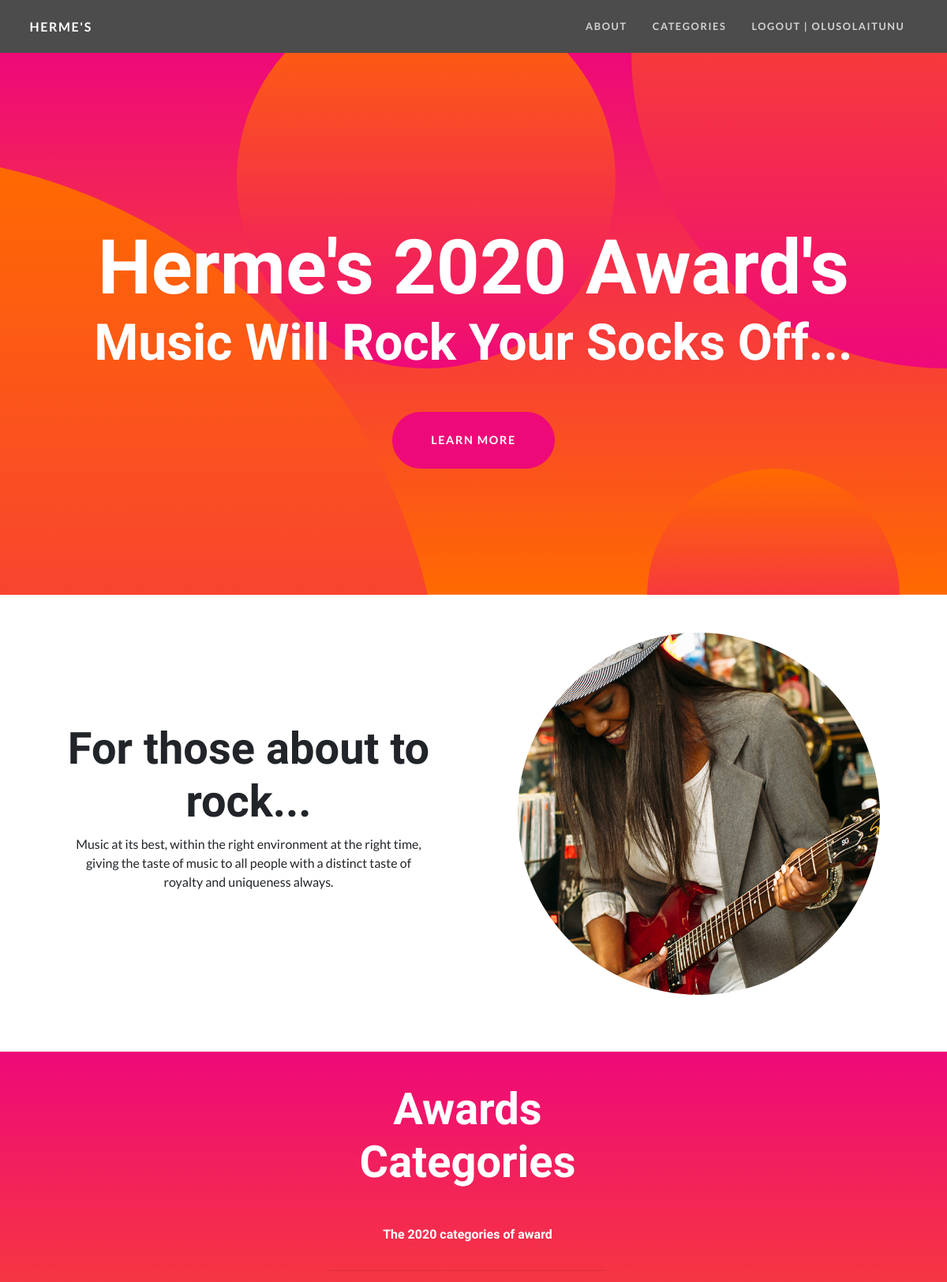
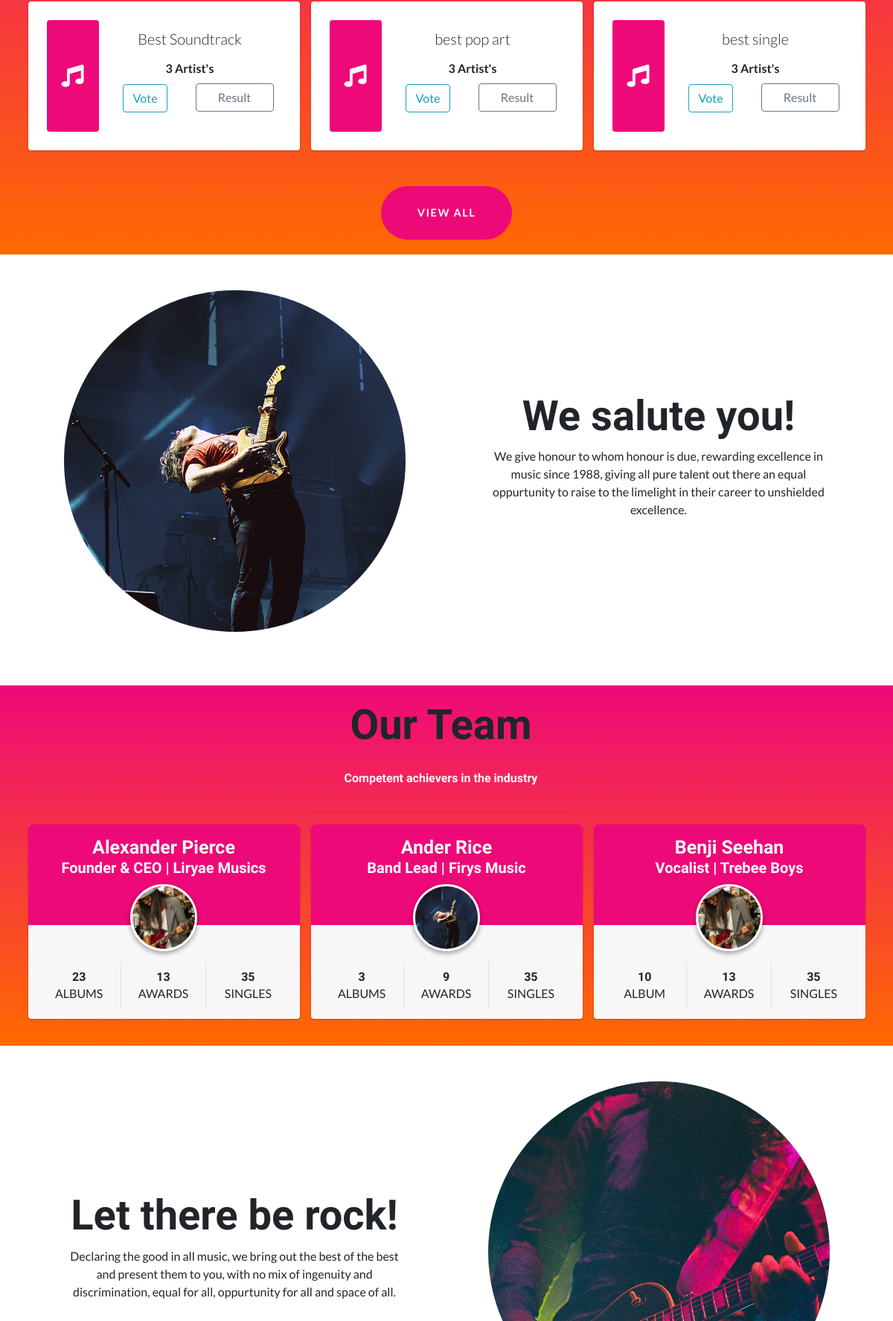
The app's page / (signed in, upper part) with its own data (2 pictures, top to bottom).
### voteapp/models.py (models this page shows, shortened)
class Award(models.Model):
    award_name = models.CharField(max_length=200, blank=True, null=True)
    artistNum = models.IntegerField(default=0)
    created_date = models.DateTimeField()

### voteapp/views.py (the view)
# urls.py: 2. Add a URL to urlpatterns:  path('', views.home, name='home')
def home(request):
    voted = request.POST.get('username')
    award = Award.objects.all()[:3]
    voted = Voted.objects.filter(userVoted=request.user.username)
    userVoted = request.POST.get('userVoted')
    print(userVoted)
    artnum = 2
    context = {
        'award': award,
        'artnum': artnum,
        'voted': voted,
    }
    print(voted)
    return render(request,  "index.html", context)

### templates/index.html (shortened to what this page needs)
{% extends "base.html" %}
{% load static %}
{% block content %}
  <header class="masthead text-center text-white">
    <div class="masthead-content">
      <div class="container">
        <h1 class="masthead-heading mb-0">Herme's 2020 Award's</h1>
        <h2 class="masthead-subheading mb-0">Music Will Rock Your Socks Off...</h2>
        <a href="{% url "About" %}" class="btn btn-primary btn-xl rounded-pill mt-5">Learn More</a>
      </div>
    </div>
    <div class="bg-circle-1 bg-circle"></div>
    <div class="bg-circle-2 bg-circle"></div>
    <div class="bg-circle-3 bg-circle"></div>
    <div class="bg-circle-4 bg-circle"></div>
  </header>
  <section>
    <div class="container">
      <div class="row align-items-center">
        <div class="col-lg-6 order-lg-2">
          <div class="p-5">
            <img class="img-fluid rounded-circle" src="{% static "img/01.jpg" %}" alt="">
          </div>
        </div>
        <div class="col-lg-6 order-lg-1 text-center">
          <div class="p-5">
            <h2 class="display-4">For those about to rock...</h2>
            <p>Music at its best, within the right environment at the right time, giving the taste of music to all people with a distinct taste of royalty and uniqueness always.</p>
          </div>
        </div>
      </div>
    </div>
  </section>
  <br>
 <div class="awards-section  container-fluid text-center">
  <div class="row container-fluid">
    <br>
    <div class="col-md-4 col-sm-6 col-12"></div>
    <div class="col-md-4 col-sm-6 col-12">
      <h2 class="display-4 text-center"> Awards Categories</h2>
      <h6 class=" text-center">The 2020 categories of award</h6>
      <div class="container">
        <hr>
      </div>
    </div>
    <div class="col-md-4 col-sm-6 col-12"></div>
  </div>
  <div class="container">
  <div class="row ">
    {% for item in award %}
    <div class="col-md-4 col-sm-6 col-12" style="height: 200px">
      <div class="info-box" style="height: 200px">
        <span class="info-box-icon bg-primary"><i class="fas fa-music"></i></span>
        <div class="info-box-content" style="line-height: 40px">
          <span class="info-box-text lead">{{ item.award_name }}</span>
          <span class="info-box-number">{{ item.artistNum }} Artist'{{ item.artistNum | pluralize }}</span>
          <span class="row">
            <div class="col-md-6 col-sm-6 col-12 pb-2">
              {% if user.is_authenticated %}
                  {% if voted|length > 0 %}
                    <a href="#"><button type="button" class="btn btn-block btn-md btn-outline-info">Vote</button></a>
                  {% else %}
                  <form method="POST">
                    <a href="/{{item.id}}" type="submit"><button type="button" class="btn btn-block btn-md btn-outline-info">Vote</button></a>
                  </form>
                  {% endif %}
              {% else %}
                <a href="{% url "login" %}"><button type="button" class="btn btn-block btn-md btn-outline-info">Vote</button></a>
              {% endif %}
            </div>
            <div class="col-md-6 col-sm-6 col-12">
              {% if user.is_authenticated %}
                <a href="{% url "Results" award_id=item.id %}"><button type="button" class="btn btn-block btn-outline-secondary">Result</button></a>
              {% else %}
                <a href="{% url "login" %}"><button type="button" class="btn btn-block btn-md btn-outline-info">Result</button></a>
              {% endif %}
            </div>
          </span>
        </div>
      </div>
    </div>
    {% endfor %}
  </div>
  </div>
  <a href="{% url "Categories" %}" class="btn btn-primary btn-xl rounded-pill mt-5">View All</a>
 </div>
  <section>
    <div class="container">
      <div class="row align-items-center">
        <div class="col-lg-6 ">
          <div class="p-5">
            <img class="img-fluid rounded-circle" src="{% static "img/02.jpg" %}" alt="">
          </div>
        </div>
        <div class="col-lg-6 text-center">
          <div class="p-5">
            <h2 class="display-4">We salute you!</h2>
            <p>We give honour to whom honour is due, rewarding excellence in music since 1988, giving all pure talent out there an equal oppurtunity to raise to the limelight in their career to unshielded excellence.</p>
          </div>
        </div>
      </div>
    </div>
  </section>
  <br>
  <div class="our-team container-fluid">
    <div class="row container-fluid">
      <br>
      <div class="col-md-4 col-sm-6 col-12"></div>
      <div class="col-md-4 col-sm-6 col-12">
        <h2 class="display-4 text-center"> Our  Team</h2>
        <h6 class=" text-center">Competent achievers in the industry</h6>
        <div class="container">
          <hr>
        </div>
      </div>
      <div class="col-md-4 col-sm-6 col-12"></div>
    </div>
    <div class="container">
    <div class="row">
      <div class="col-md-4">
        <div class="card card-widget widget-user" >
          <div class="widget-user-header bg-primary">
            <h3 class="widget-user-username">Alexander Pierce</h3>
            <h5 class="widget-user-desc">Founder &amp; CEO | Liryae Musics </h5>
          </div>
          <div class="widget-user-image">
            <img class="img-circle elevation-2" src="{% static "img/01.jpg" %}" alt="User Avatar">
          </div>
          <div class="card-footer">
            <div class="row">
              <div class="col-sm-4 border-right">
                <div class="description-block">
                  <h5 class="description-header">23</h5>
                  <span class="description-text">Albums</span>
                </div>
              </div>
              <div class="col-sm-4 border-right">
                <div class="description-block">
                  <h5 class="description-header">13</h5>
                  <span class="description-text">Awards</span>
                </div>
              </div>
              <div class="col-sm-4">
                <div class="description-block">
                  <h5 class="description-header">35</h5>
                  <span class="description-text">Singles</span>
                </div>
              </div>
            </div>
          </div>
        </div>
      </div>
      <div class="col-md-4">
        <div class="card card-widget widget-user">
          <div class="widget-user-header bg-primary">
            <h3 class="widget-user-username">Ander Rice</h3>
            <h5 class="widget-user-desc">Band Lead | Firys Music</h5>
          </div>
          <div class="widget-user-image">
            <img class="img-circle elevation-2" src="{% static "img/02.jpg" %}" alt="User Avatar">
          </div>
          <div class="card-footer">
            <div class="row">
              <div class="col-sm-4 border-right">
                <div class="description-block">
                  <h5 class="description-header">3</h5>
                  <span class="description-text">Albums</span>
                </div>
              </div>
              <div class="col-sm-4 border-right">
                <div class="description-block">
                  <h5 class="description-header">9</h5>
                  <span class="description-text">Awards</span>
                </div>
              </div>
              <div class="col-sm-4">
                <div class="description-block">
                  <h5 class="description-header">35</h5>
                  <span class="description-text">Singles</span>
                </div>
              </div>
            </div>
          </div>
        </div>
      </div>
      <div class="col-md-4">
        <div class="card card-widget widget-user">
          <div class="widget-user-header bg-primary">
            <h3 class="widget-user-username">Benji Seehan</h3>
            <h5 class="widget-user-desc">Vocalist | Trebee Boys</h5>
          </div>
          <div class="widget-user-image">
            <img class="img-circle elevation-2" src="{% static "img/01.jpg" %}" alt="User Avatar">
          </div>
          <div class="card-footer">
            <div class="row">
              <div class="col-sm-4 border-right">
                <div class="description-block">
                  <h5 class="description-header">10</h5>
                  <span class="description-text">Album</span>
                </div>
              </div>
              <div class="col-sm-4 border-right">
                <div class="description-block">
                  <h5 class="description-header">13</h5>
                  <span class="description-text">Awards  </span>
                </div>
              </div>
              <div class="col-sm-4">
                <div class="description-block">
                  <h5 class="description-header">35</h5>
                  <span class="description-text">Singles</span>
                </div>
              </div>
            </div>
          </div>
        </div>
      </div>
    </div>
    </div>
  </div>
  <section>
    <div class="container">
      <div class="row align-items-center">
        <div class="col-lg-6 order-lg-2">
          <div class="p-5">
            <img class="img-fluid rounded-circle" src="{% static "img/03.jpg" %}" alt="">
          </div>
        </div>
        <div class="col-lg-6 order-lg-1 text-center">
          <div class="p-5">
            <h2 class="display-4">Let there be rock!</h2>
            <p>Declaring the good in all music, we bring out the best of the best and present them to you, with no mix of ingenuity and discrimination, equal for all, oppurtunity for all and space of all.</p>
          </div>
        </div>
      </div>
    </div>
  </section>
{% endblock content %}

### templates/base.html (shortened to what this page needs)
{% load static %}
<!DOCTYPE html>
<html lang="en">
<head>
  <link rel="stylesheet" href={% static "vendor/bootstrap/css/bootstrap.min.css" %} >
  <link rel="stylesheet" href={% static "vendor/fontawesome-free/css/all.min.css" %}>
  <link rel="stylesheet" href={% static "css/adminlte.min.css" %}>
  <link href="{% static "css/one-page-wonder.min.css" %}" rel="stylesheet">
</head>
<body>
  <nav class="navbar navbar-expand-lg navbar-dark navbar-custom ">
    <div class="container">
      <a class="navbar-brand lead-text" href="{% url "Home" %}">Herme's</a>
      <div class="collapse navbar-collapse" id="navbarResponsive">
        <ul class="navbar-nav ml-auto">
            <li class="nav-item">
                <a class="nav-link" href="{% url "About" %}">About</a>
          </li>
          <li class="nav-item">
            <a class="nav-link" href="{% url "Categories" %}">Categories</a>
          </li>
          {% if user.is_authenticated %}
          <li class="nav-item">
            <a class="nav-link" href="{% url "logout" %}">Logout | {{user.username}}</a>
          </li>
          {% else %}
          <li class="nav-item">
            <a class="nav-link" href="{% url "login" %}">Log In</a>
          </li>
          {% endif %}
        </ul>
      </div>
    </div>
  </nav>
  {% block content %}
  {% endblock content %}
<br>
</body>
</html>

### templates/index.html (style rules this page uses)
.awards-section { background: linear-gradient(0deg, #ff6a00 0%, #ee0979 100%); padding: 20px; }
.our-team { background: linear-gradient(0deg, #ff6a00 0%, #ee0979 100%); padding: 20px; }
.awards-section h2, h6 { color: white; font-weight: bold; padding: 20px; }
.info-box { padding: 25px; }

### records on screen
Award: award_name "Best Soundtrack", artistNum "3", artistNum|pluralize "s"
Award: award_name "best pop art", artistNum "3", artistNum|pluralize "s"
Award: award_name "best single", artistNum "3", artistNum|pluralize "s"

### other values on screen
{{ user.username }} "OLUSOLAITUNU"
